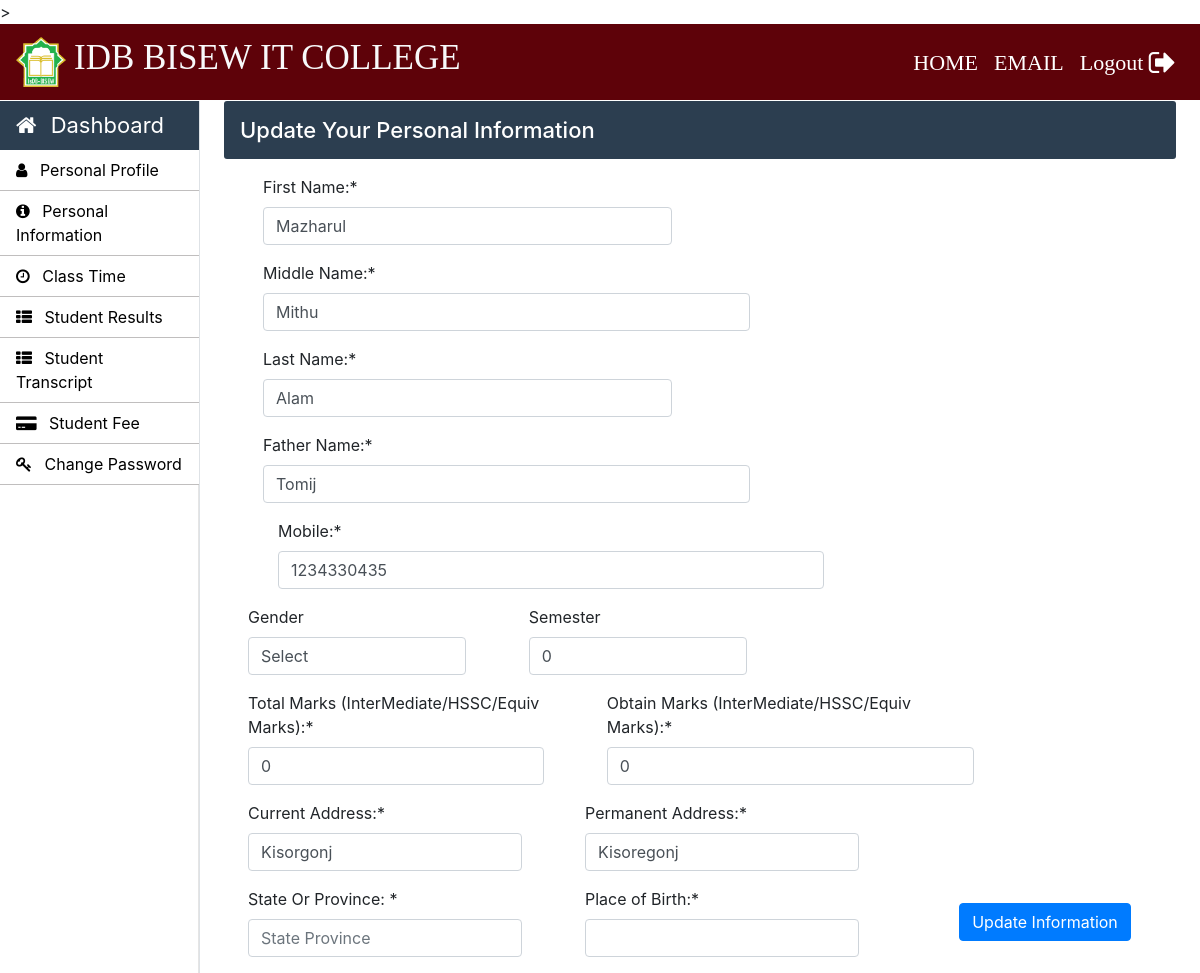
The page /Student/student-personal-information.php (signed in) on the database its author committed.
### tables this page shows
CREATE TABLE `student_info` (
  `roll_no` varchar(20) NOT NULL,
  `first_name` varchar(30) NOT NULL,
  `middle_name` varchar(30) NOT NULL,
  `last_name` varchar(30) NOT NULL,
  `father_name` varchar(30) NOT NULL,
  `email` varchar(30) NOT NULL,
  `mobile_no` varchar(11) NOT NULL,
  `course_code` varchar(11) NOT NULL,
  `session` varchar(10) NOT NULL,
  `profile_image` varchar(100) NOT NULL,
  `prospectus_issued` varchar(10) NOT NULL,
  `prospectus_amount` varchar(10) NOT NULL,
  `form_b` varchar(20) NOT NULL,
  `applicant_status` varchar(20) NOT NULL,
  `application_status` varchar(20) NOT NULL,
  `cnic` varchar(15) NOT NULL,
  `dob` varchar(10) NOT NULL,
  `other_phone` varchar(11) NOT NULL,
  `gender` varchar(10) NOT NULL,
  `permanent_address` varchar(150) NOT NULL,
  `current_address` varchar(150) NOT NULL,
  `place_of_birth` varchar(150) NOT NULL,
  `matric_complition_date` varchar(10) NOT NULL,
  `matric_awarded_date` varchar(10) NOT NULL,
  `matric_certificate` varchar(100) NOT NULL,
  `fa_complition_date` varchar(10) NOT NULL,
  `fa_awarded_date` varchar(10) NOT NULL,
  `fa_certificate` varchar(100) NOT NULL,
  `ba_complition_date` varchar(10) NOT NULL,
  `ba_awarded_date` varchar(10) NOT NULL,
  `ba_certificate` varchar(100) NOT NULL,
  `semester` int(11) NOT NULL,
  `total_marks` int(11) NOT NULL,
  `obtain_marks` int(11) NOT NULL,
  `state` varchar(20) NOT NULL,
  `admission_date` timestamp NOT NULL DEFAULT CURRENT_TIMESTAMP ON UPDATE CURRENT_TIMESTAMP
);

### Student/student-personal-information.php (the view, shortened to what this page needs)
 <?php
		require_once "../connection/connection.php";
	?>
<!doctype html>
<html lang="en">
	<head>
	</head>
	<body>
		<?php include('../common/s-header.php') ?>
		<?php include('../common/student-sidebar.php') ?>
		<main role="main" class="col-xl-10 col-lg-9 col-md-8 ml-sm-auto px-md-4 w-100">
			<div class="sub-main sub-main-student">
				<div class="text-center d-flex flex-wrap flex-md-nowrap pt-3 pb-2 mb-3 text-white admin-dashboard pl-3">
					<h4 class="">Update Your Personal Information </h4>
				</div>
				<div class="row ml-4">
					<div class="col-lg-12 col-md-12 col-sm-12">
						<form action="student-personal-information.php" method="post">
							<?php $roll_no=$_SESSION['LoginStudent'];
								$query="select * from student_info where roll_no='$roll_no'";
								$run=mysqli_query($con,$query);
								while ($row=mysqli_fetch_array($run)) {?>
							<div class="row">
								<div class=" col-lg-6 col-md-6 pr-5">
									<div class="form-group">
										<label for="exampleInputEmail1">First Name:*</label>
										<input type="text" class="form-control" name="first_name" value=<?php echo $row['first_name'] ?>>
									</div>
								</div>
								<div class="col-md-7 pr-5">
									<div class="form-group">
										<label for="exampleInputPassword1">Middle Name:*</label>
										<input type="text" class="form-control" name="middle_name"  value="<?php echo $row['middle_name'] ?>">
									</div>
								</div>
							</div>
							<div class="row">
								<div class="col-md-6 pr-5">
									<div class="form-group">
										<label for="exampleInputEmail1">Last Name:*</label>
										<input type="text" class="form-control" name="last_name" value=<?php echo $row['last_name'] ?>>
									</div>
								</div>
								<div class="col-md-7 pr-5">
									<div class="form-group">
										<label for="exampleInputPassword1">Father Name:*</label>
										<input type="text" class="form-control" name="father_name"  value=<?php echo $row['father_name'] ?>>
									</div>
								</div>
							</div>
								<div class="col-md-8 pr-5">
									<div class="form-group">
										<label for="exampleInputPassword1">Mobile:*</label>
										<input type="number" class="form-control" name="mobile_no"  value=<?php echo $row['mobile_no'] ?>>
									</div>
								</div>
							</div>
							<div class="row">
								<div class="col-md-5 pr-5">
									<div class="form-group">
										<label for="exampleInputEmail1">Gender</label>
										<input type="text" class="form-control" name="gender" value=<?php echo $row['gender'] ?>>
									</div>
								</div>
								<div class="col-md-5 pr-5">
									<div class="form-group">
										<label for="exampleInputPassword1">Semester</label>
										<input type="number" name="semester" class="form-control"  placeholder="Semester" value=<?php echo $row['semester'] ?>>
									</div>
								</div>
							</div>
							<div class="row">
								<div class="col-md-5 pr-5">
									<div class="form-group">
										<label for="exampleInputEmail1">Total Marks (InterMediate/HSSC/Equiv Marks):*</label>
										<input type="number" name="total_marks" class="form-control" placeholder="Marks" value=<?php echo $row['total_marks'] ?>>
									</div>
								</div>
								<div class="col-md-6 pr-5">
									<div class="form-group">
										<label for="exampleInputPassword1">Obtain Marks (InterMediate/HSSC/Equiv Marks):*</label>
										<input type="number" name="obtain_marks" class="form-control"  placeholder="Marks" value=<?php echo $row['obtain_marks'] ?>>
									</div>
								</div>
							</div>
							<div class="row">
								<div class="col-md-6 pr-5">
									<div class="form-group">
										<label for="exampleInputEmail1">Current Address:*</label>
										<input type="text" name="current_address" class="form-control" value=<?php echo $row['current_address'] ?>>
									</div>
								</div>
								<div class="col-md-6 pr-5">
									<div class="form-group">
										<label for="exampleInputPassword1">Permanent Address:*</label>
										<input type="text" name="permanent_address" class="form-control"  value=<?php echo $row['permanent_address'] ?>>
									</div>
								</div>
							</div>
							<div class="row">
								<div class="col-md-6 pr-5">
									<div class="form-group">
										<label for="exampleInputEmail1">State Or Province: *</label>
										<input type="text" name="state" class="form-control" placeholder="State Province" value=<?php echo $row['state'] ?>>
									</div>
								</div>
								<div class="col-md-6 pr-5">
									<div class="form-group">
										<label for="exampleInputPassword1">Place of Birth:*</label>
										<input type="text" name="place_of_birth" class="form-control"  value=<?php echo $row['place_of_birth'] ?>>
									</div>
								</div>
							</div>
							<?php } ?>
							<div class="row mt-3">
								<div class="col-lg-6 col-md-6 offset-4">
									<input type="submit" name="sub" type="submit" class="btn btn-primary" value="Update Information">
								</div>
							</div>
					</div>
				</div>
		</main>
	</body>
</html>

### Css/style.css (style rules this page uses)
h4 { font-size: 22px; }
.admin-dashboard { margin-top: 1px !important; background: #2c3e50 !important; border-radius: 3px; }

### rows shown on the page
student_info: first_name "Mazharul", middle_name "Mithu", last_name "Alam", father_name "Tomij", mobile_no "1234330435", gender "Select", semester "0", total_marks "0", obtain_marks "0", current_address "Kisorgonj", permanent_address "Kisoregonj"
